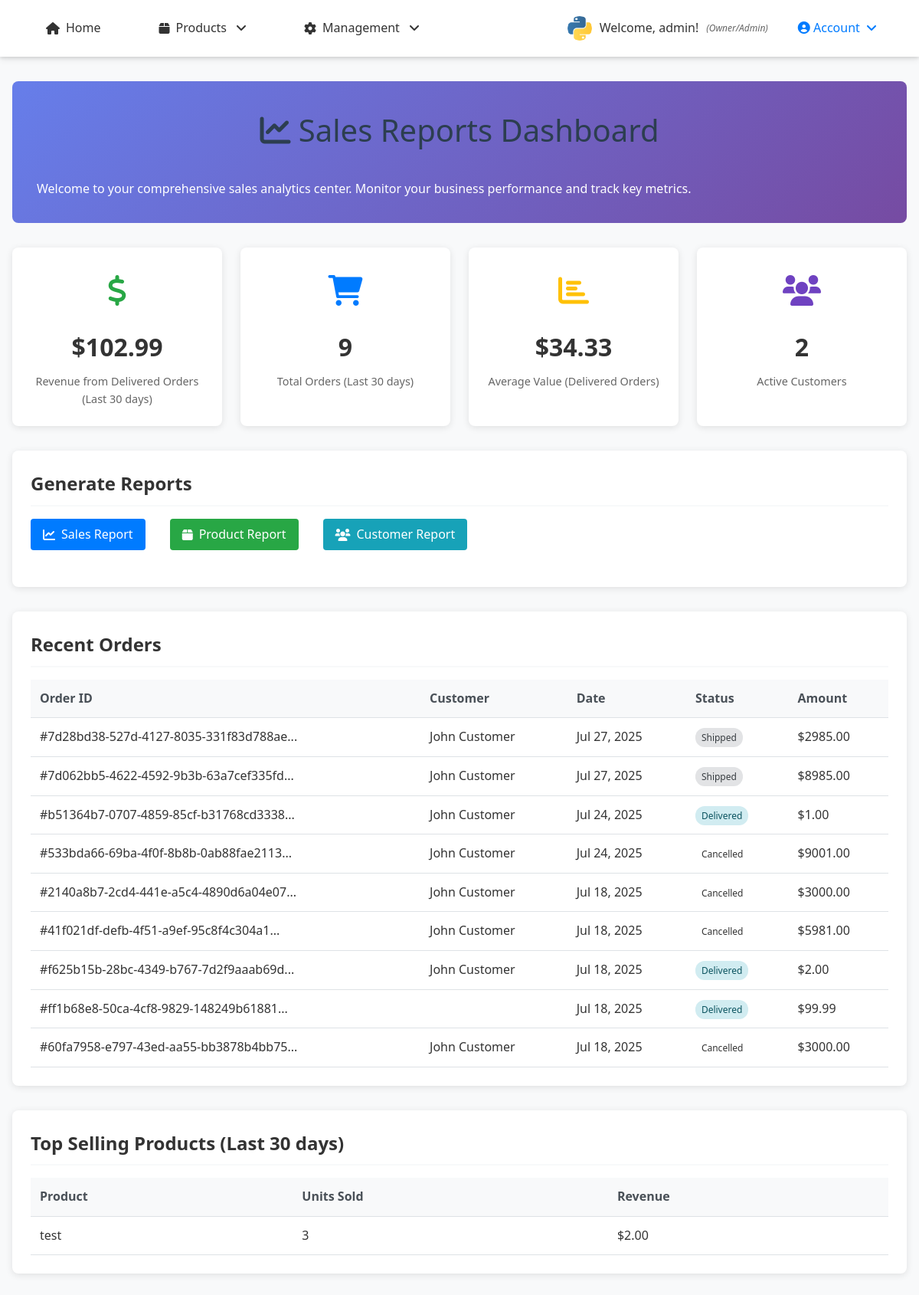
The app's page /reports/ (signed in) with its own data.
### accounts/models.py (models this page shows, shortened)
class UserProfile(models.Model):
    ROLE_CHOICES = [
        ('customer', 'Customer'),
        ('staff', 'Staff'),
        ('owner', 'Owner/Admin'),
    ]
    user = models.OneToOneField(User, on_delete=models.CASCADE, related_name='profile')
    phone_number = models.CharField(max_length=15, blank=True, null=True)
    address = models.TextField(blank=True, null=True)
    date_of_birth = models.DateField(blank=True, null=True)
    profile_picture = models.ImageField(upload_to='profiles/', blank=True, null=True)
    role = models.CharField(max_length=20, choices=ROLE_CHOICES, default='customer')
    billing_first_name = models.CharField(max_length=100, blank=True, null=True)
    billing_last_name = models.CharField(max_length=100, blank=True, null=True)
    billing_email = models.EmailField(blank=True, null=True)
    billing_phone = models.CharField(max_length=20, blank=True, null=True)
    billing_address = models.TextField(blank=True, null=True)
    billing_city = models.CharField(max_length=100, blank=True, null=True)
    billing_state = models.CharField(max_length=100, blank=True, null=True)
    billing_postal_code = models.CharField(max_length=20, blank=True, null=True)
    billing_country = models.CharField(max_length=100, blank=True, null=True)
    shipping_first_name = models.CharField(max_length=100, blank=True, null=True)
    shipping_last_name = models.CharField(max_length=100, blank=True, null=True)
    shipping_phone = models.CharField(max_length=20, blank=True, null=True)
    shipping_address = models.TextField(blank=True, null=True)
    shipping_city = models.CharField(max_length=100, blank=True, null=True)
    shipping_state = models.CharField(max_length=100, blank=True, null=True)
    shipping_postal_code = models.CharField(max_length=20, blank=True, null=True)
    shipping_country = models.CharField(max_length=100, blank=True, null=True)
    created_at = models.DateTimeField(auto_now_add=True)
    updated_at = models.DateTimeField(auto_now=True)
    def can_access_admin(self):
        return self.role == 'owner' or self.user.is_superuser
    def can_manage_products(self):
        return self.role in ['staff', 'owner'] or self.user.is_superuser
    def can_access_dashboard(self):
        return self.role in ['staff', 'owner'] or self.user.is_superuser
    class Meta:
        verbose_name = "User Profile"
        verbose_name_plural = "User Profiles"

### orders/models.py (models this page shows, shortened)
class Order(models.Model):
    ORDER_STATUS_CHOICES = [
        ('pending', 'Pending'),
        ('confirmed', 'Confirmed'),
        ('processing', 'Processing'),
        ('shipped', 'Shipped'),
        ('delivered', 'Delivered'),
        ('cancelled', 'Cancelled'),
        ('refunded', 'Refunded'),
    ]
    order_id = models.UUIDField(default=uuid.uuid4, unique=True, editable=False)
    user = models.ForeignKey(User, on_delete=models.CASCADE, related_name='orders')
    status = models.CharField(max_length=20, choices=ORDER_STATUS_CHOICES, default='pending')
    first_name = models.CharField(max_length=100)
    last_name = models.CharField(max_length=100)
    email = models.EmailField()
    phone = models.CharField(max_length=20)
    shipping_first_name = models.CharField(max_length=100, blank=True)
    shipping_last_name = models.CharField(max_length=100, blank=True)
    shipping_phone = models.CharField(max_length=20, blank=True)
    shipping_address = models.TextField()
    shipping_city = models.CharField(max_length=100)
    shipping_state = models.CharField(max_length=100)
    shipping_postal_code = models.CharField(max_length=20)
    shipping_country = models.CharField(max_length=100, default='Cambodia')
    total_amount = models.DecimalField(max_digits=10, decimal_places=2)
    shipping_cost = models.DecimalField(max_digits=10, decimal_places=2, default=0.00)
    tax_amount = models.DecimalField(max_digits=10, decimal_places=2, default=0.00)
    created_at = models.DateTimeField(auto_now_add=True)
    updated_at = models.DateTimeField(auto_now=True)
    order_notes = models.TextField(blank=True, null=True)
    class Meta:
        ordering = ['-created_at']

### reports/views.py (the view)
# urls.py: path('', views.dashboard, name='dashboard'),
@login_required
@owner_required
def dashboard(request):
    thirty_days_ago = timezone.now().date() - timedelta(days=30)
    recent_stats = {
        'total_orders': Order.objects.filter(created_at__date__gte=thirty_days_ago).count(),
        'total_revenue': Order.objects.filter(
            created_at__date__gte=thirty_days_ago,
            status='delivered'
        ).aggregate(Sum('total_amount'))['total_amount__sum'] or Decimal('0.00'),
        'average_order_value': Order.objects.filter(
            created_at__date__gte=thirty_days_ago,
            status='delivered'
        ).aggregate(Avg('total_amount'))['total_amount__avg'] or Decimal('0.00'),
        'total_customers': Order.objects.filter(
            created_at__date__gte=thirty_days_ago
        ).values('user').distinct().count(),
    }
    recent_orders = Order.objects.select_related('user').order_by('-created_at')[:10]
    top_products = OrderItem.objects.filter(
        order__created_at__date__gte=thirty_days_ago,
        order__status='delivered'
    ).values('product__name').annotate(
        total_sold=Sum('quantity'),
        total_revenue=Sum('price')
    ).order_by('-total_sold')[:5]
    context = {
        'stats': recent_stats,
        'recent_orders': recent_orders,
        'top_products': top_products,
        'thirty_days_ago': thirty_days_ago,
    }
    return render(request, 'reports/dashboard.html', context)

### reports/templates/reports/dashboard.html (shortened to what this page needs)
{% extends 'base.html' %}
{% load static %}
{% block content %}
<div class="dashboard-header">
    <h1><i class="fas fa-chart-line"></i> Sales Reports Dashboard</h1>
    <p>Welcome to your comprehensive sales analytics center. Monitor your business performance and track key metrics.</p>
</div>
<div class="stats-grid">
    <div class="stat-card revenue">
        <div class="icon"><i class="fas fa-dollar-sign"></i></div>
        <div class="value">${{ stats.total_revenue|floatformat:2 }}</div>
        <div class="label">Revenue from Delivered Orders (Last 30 days)</div>
    </div>
    <div class="stat-card orders">
        <div class="icon"><i class="fas fa-shopping-cart"></i></div>
        <div class="value">{{ stats.total_orders }}</div>
        <div class="label">Total Orders (Last 30 days)</div>
    </div>
    <div class="stat-card average">
        <div class="icon"><i class="fas fa-chart-bar"></i></div>
        <div class="value">${{ stats.average_order_value|floatformat:2 }}</div>
        <div class="label">Average Value (Delivered Orders)</div>
    </div>
    <div class="stat-card customers">
        <div class="icon"><i class="fas fa-users"></i></div>
        <div class="value">{{ stats.total_customers }}</div>
        <div class="label">Active Customers</div>
    </div>
</div>
<div class="report-section">
    <h2 class="section-title">Generate Reports</h2>
    <div class="btn-group">
        <a href="{% url 'reports:sales_report' %}" class="btn btn-primary">
            <i class="fas fa-chart-line"></i> Sales Report
        </a>
        <a href="{% url 'reports:product_report' %}" class="btn btn-success">
            <i class="fas fa-box"></i> Product Report
        </a>
        <a href="{% url 'reports:customer_report' %}" class="btn btn-info">
            <i class="fas fa-users"></i> Customer Report
        </a>
    </div>
</div>
<div class="report-section">
    <h2 class="section-title">Recent Orders</h2>
    {% if recent_orders %}
        <table class="table">
            <thead>
                <tr>
                    <th>Order ID</th>
                    <th>Customer</th>
                    <th>Date</th>
                    <th>Status</th>
                    <th>Amount</th>
                </tr>
            </thead>
            <tbody>
                {% for order in recent_orders %}
                <tr>
                    <td>#{{ order.order_id|slice:":8" }}...</td>
                    <td>{{ order.user.first_name }} {{ order.user.last_name }}</td>
                    <td>{{ order.created_at|date:"M d, Y" }}</td>
                    <td>
                        <span class="status-badge status-{{ order.status }}">
                            {{ order.get_status_display }}
                        </span>
                    </td>
                    <td>${{ order.total_amount|floatformat:2 }}</td>
                </tr>
                {% endfor %}
            </tbody>
        </table>
    {% else %}
        <p>No recent orders found.</p>
    {% endif %}
</div>
<div class="report-section">
    <h2 class="section-title">Top Selling Products (Last 30 days)</h2>
    {% if top_products %}
        <table class="table">
            <thead>
                <tr>
                    <th>Product</th>
                    <th>Units Sold</th>
                    <th>Revenue</th>
                </tr>
            </thead>
            <tbody>
                {% for product in top_products %}
                <tr>
                    <td>{{ product.product__name }}</td>
                    <td>{{ product.total_sold }}</td>
                    <td>${{ product.total_revenue|floatformat:2 }}</td>
                </tr>
                {% endfor %}
            </tbody>
        </table>
    {% else %}
        <p>No product sales data available.</p>
    {% endif %}
</div>
{% endblock %}

### store/templates/base.html (shortened to what this page needs)
{% load static %}
<!DOCTYPE html>
<html lang="en">
<head>
    <link rel="stylesheet" href="https://cdnjs.cloudflare.com/ajax/libs/font-awesome/6.0.0/css/all.min.css">
    <link rel="stylesheet" href="{% static 'store/css/style.css' %}">
</head>
<body>
    <header>
        <nav>
            <ul>
                <li><a href="{% url 'store:home' %}">
                    <i class="fas fa-home"></i> Home
                </a></li>
                <li class="dropdown">
                    <a href="#" class="dropdown-toggle">
                        <i class="fas fa-box"></i> Products
                    </a>
                </li>
                {% if user.is_authenticated %}
                    {% if user.profile.role == 'staff' or user.profile.role == 'owner' %}
                        <li class="dropdown">
                            <a href="#" class="dropdown-toggle">
                                <i class="fas fa-cog"></i> Management
                            </a>
                        </li>
                    {% endif %}
                {% endif %}
            </ul>
            <div class="auth-nav">
                {% if user.is_authenticated %}
                    <div class="user-info">
                        {% if user.profile.profile_picture %}
                            <img src="{{ user.profile.profile_picture.url }}" alt="Profile" class="user-avatar">
                        {% else %}
                            <div class="user-default-avatar">
                                {{ user.first_name|first|default:user.username|first }}
                            </div>
                        {% endif %}
                        <span>Welcome, {{ user.first_name|default:user.username }}!</span>
                        <small class="user-role">({{ user.profile.get_role_display }})</small>
                    </div>
                    <div class="dropdown">
                        <a href="#" class="dropdown-toggle" style="color: #007bff; font-weight: 500;">
                            <i class="fas fa-user-circle"></i> Account
                        </a>
                    </div>
                {% endif %}
            </div>
        </nav>
    </header>
    <main>
        <div class="container">
            {% block content %}
            {% endblock %}
        </div>
    </main>
</body>
</html>

### records on screen
Order: order_id "7d28bd38-527d-4127-8035-331f83d788ae", user.first_name "John", user.last_name "Customer", created_at "Jul 27, 2025", status "Shipped", total_amount "2985.00"
Order: order_id "7d062bb5-4622-4592-9b3b-63a7cef335fd", user.first_name "John", user.last_name "Customer", created_at "Jul 27, 2025", status "Shipped", total_amount "8985.00"
Order: order_id "b51364b7-0707-4859-85cf-b31768cd3338", user.first_name "John", user.last_name "Customer", created_at "Jul 24, 2025", status "Delivered", total_amount "1.00"
Order: order_id "533bda66-69ba-4f0f-8b8b-0ab88fae2113", user.first_name "John", user.last_name "Customer", created_at "Jul 24, 2025", status "Cancelled", total_amount "9001.00"
Order: order_id "2140a8b7-2cd4-441e-a5c4-4890d6a04e07", user.first_name "John", user.last_name "Customer", created_at "Jul 18, 2025", status "Cancelled", total_amount "3000.00"
Order: order_id "41f021df-defb-4f51-a9ef-95c8f4c304a1", user.first_name "John", user.last_name "Customer", created_at "Jul 18, 2025", status "Cancelled", total_amount "5981.00"
Order: order_id "f625b15b-28bc-4349-b767-7d2f9aaab69d", user.first_name "John", user.last_name "Customer", created_at "Jul 18, 2025", status "Delivered", total_amount "2.00"
Order: order_id "ff1b68e8-50ca-4cf8-9829-148249b61881", created_at "Jul 18, 2025", status "Delivered", total_amount "99.99"
Order: order_id "60fa7958-e797-43ed-aa55-bb3878b4bb75", user.first_name "John", user.last_name "Customer", created_at "Jul 18, 2025", status "Cancelled", total_amount "3000.00"

### other values on screen
{{ user.first_name|default:user.username }} "admin"
{{ user.profile.get_role_display }} "Owner/Admin"
{{ stats.total_revenue|floatformat:2 }} "102.99"
{{ stats.total_orders }} "9"
{{ stats.average_order_value|floatformat:2 }} "34.33"
{{ stats.total_customers }} "2"
{{ product.product__name }} "test"
{{ product.total_sold }} "3"
{{ product.total_revenue|floatformat:2 }} "2.00"
